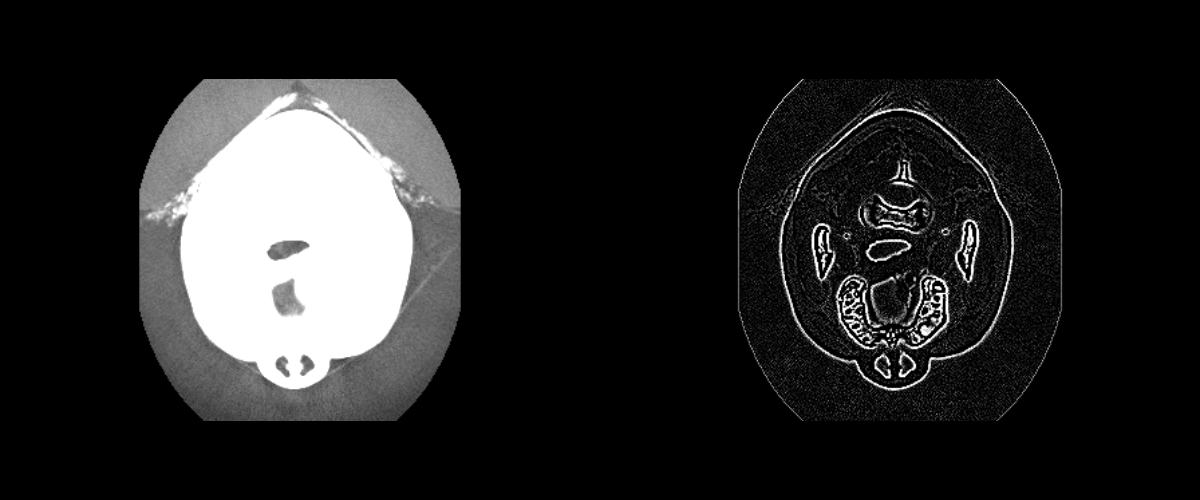

Reproduce this figure in Python.
#!/usr/bin/env python

# Apply a Laplacian filter to a 3D medical volume (FullHead.mhd) for
# second-derivative edge detection.  The left viewport shows the original
# middle axial slice; the right shows the Laplacian result.

import os
from pathlib import Path

# Factory overrides: importing these modules registers the OpenGL rendering
# and interaction style implementations for vtkRenderingCore factory classes.
import vtkmodules.vtkInteractionStyle  # noqa: F401
import vtkmodules.vtkRenderingOpenGL2  # noqa: F401
# VTK pipeline classes used in this example
from vtkmodules.vtkIOImage import vtkMetaImageReader
from vtkmodules.vtkImagingCore import vtkImageCast
from vtkmodules.vtkImagingGeneral import vtkImageLaplacian
from vtkmodules.vtkRenderingCore import (
    vtkImageActor,
    vtkRenderWindow,
    vtkRenderWindowInteractor,
    vtkRenderer,
)

# Colors (normalized RGB)
black_rgb = (0.0, 0.0, 0.0)

# Data directory: defaults to the folder containing this script
data_dir = Path(os.environ.get("VPE_DATA_DIR", Path(__file__).parent))

# Reader: load the 3D medical volume
reader = vtkMetaImageReader()
reader.SetFileName(str(data_dir / "FullHead.mhd"))
reader.Update()

# Determine the middle axial slice
extent = reader.GetOutput().GetExtent()
mid_z = (extent[4] + extent[5]) // 2

# Filter: Laplacian — computes the discrete second derivative (sum of
# second partial derivatives in X, Y, and Z)
laplacian = vtkImageLaplacian()
laplacian.SetInputConnection(reader.GetOutputPort())
laplacian.SetDimensionality(2)

# Cast original: convert to unsigned char for display
cast_original = vtkImageCast()
cast_original.SetInputConnection(reader.GetOutputPort())
cast_original.SetOutputScalarTypeToUnsignedChar()
cast_original.ClampOverflowOn()

# Cast Laplacian: convert to unsigned char for display
cast_laplacian = vtkImageCast()
cast_laplacian.SetInputConnection(laplacian.GetOutputPort())
cast_laplacian.SetOutputScalarTypeToUnsignedChar()
cast_laplacian.ClampOverflowOn()

# Actor 1: original slice in the left viewport
actor_original = vtkImageActor()
actor_original.GetMapper().SetInputConnection(cast_original.GetOutputPort())
actor_original.SetDisplayExtent(extent[0], extent[1], extent[2], extent[3],
                                mid_z, mid_z)

# Actor 2: Laplacian slice in the right viewport
actor_laplacian = vtkImageActor()
actor_laplacian.GetMapper().SetInputConnection(cast_laplacian.GetOutputPort())
actor_laplacian.SetDisplayExtent(extent[0], extent[1], extent[2], extent[3],
                                 mid_z, mid_z)

# Renderer 1: left viewport — original
renderer_left = vtkRenderer()
renderer_left.AddActor(actor_original)
renderer_left.SetViewport(0.0, 0.0, 0.5, 1.0)
renderer_left.SetBackground(black_rgb)
renderer_left.ResetCamera()

# Renderer 2: right viewport — Laplacian
renderer_right = vtkRenderer()
renderer_right.AddActor(actor_laplacian)
renderer_right.SetViewport(0.5, 0.0, 1.0, 1.0)
renderer_right.SetBackground(black_rgb)
renderer_right.ResetCamera()

# Window: display the rendered scene
render_window = vtkRenderWindow()
render_window.AddRenderer(renderer_left)
render_window.AddRenderer(renderer_right)
render_window.SetWindowName("laplacian")
render_window.SetMultiSamples(0)
render_window.SetSize(1200, 500)

# Interactor: handle mouse and keyboard events
render_window_interactor = vtkRenderWindowInteractor()
render_window_interactor.SetRenderWindow(render_window)

# Launch the interactive visualization
render_window_interactor.Initialize()
render_window_interactor.Start()
